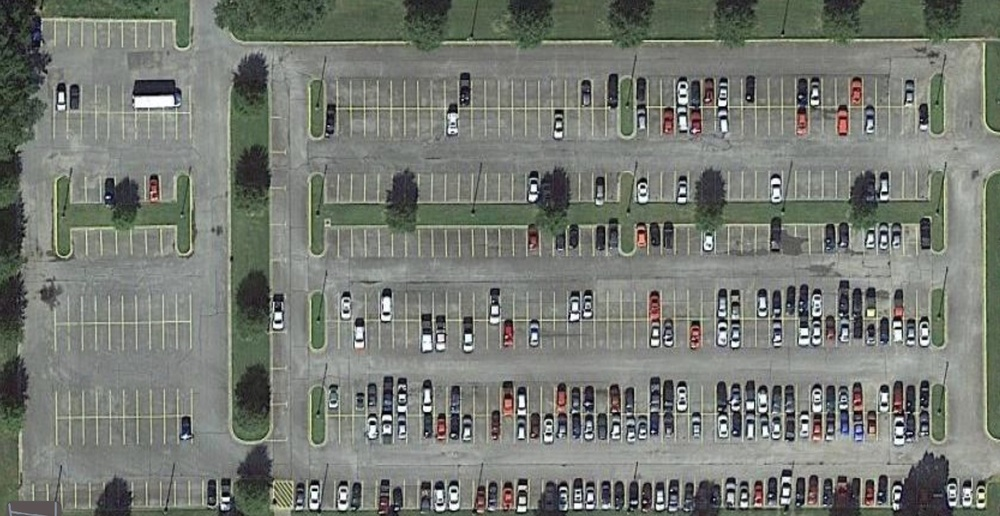
//> input picture images/parking02.jpg, 1000 x 516 px, shrunk from 1592 x 822 before the run
$ ./main   (built with g++ and OpenCV 4)
//> lines starting //> are read from the running program, lines starting //| are printed output that depends on the picture; after the words box and inside, x2 and y2 are one past the last pixel; in counts of white or black regions, pixels touching at a corner belong together
#include <opencv2/core/core.hpp>
#include <opencv2/highgui/highgui.hpp>
#include <opencv2/imgproc/imgproc.hpp>
#include <iostream>
#include <opencv2/opencv.hpp>

using namespace cv;
using namespace std;


int checkColorsInRectangle(Mat& image, const Rect& rect, int rect_count) {
    // Define the color ranges to check for gray
    Scalar lower_color(0, 0, 110);   // Lower bound for gray (hue, saturation, value)
    Scalar upper_color(180, 30, 170); // Upper bound for gray

    // Create a mask for the area within the rectangle
    Mat roi = image(rect);

    // Convert the ROI to HSV for better color detection
    Mat hsv_roi;
    cvtColor(roi, hsv_roi, COLOR_BGR2HSV);

    // Threshold the HSV image to get only the desired colors
    Mat mask;
    inRange(hsv_roi, lower_color, upper_color, mask);

    int blue_pixel_count = 0;

    // Check if there are any pixels of the desired color
    if (countNonZero(mask) > 0) {

        // Change the detected gray pixels to blue in the original image
        for (int y = 0; y < roi.rows; ++y) {
            for (int x = 0; x < roi.cols; ++x) {
                if (mask.at<uchar>(y, x) > 0) {
                    blue_pixel_count++;
                    //image.at<Vec3b>(rect.y + y, rect.x + x) = Vec3b(255, 0, 0); // Set to blue (BGR format)
                }
            }
        }

        cout << "Color found in rectangle at: " << rect_count << endl;
        cout << "Pixels detected: " << blue_pixel_count << endl;
        return blue_pixel_count;

    }
    else {
        cout << "No desired color found in rectangle at: " << rect << endl;
        return 0;
    }
}

int checkShadows(Mat& image, const Rect& rect, int rect_count) {
    // Define the color ranges to check for gray
    Scalar lower_color(115, 20, 40);   // Lower bound for gray
    Scalar upper_color(160, 60, 75); // Upper bound for gray

    // Create a mask for the area within the rectangle
    Mat roi = image(rect);

    // Convert the ROI to HSV for better color detection
    Mat hsv_roi;
    cvtColor(roi, hsv_roi, COLOR_BGR2HSV);

    // Threshold the HSV image to get only the desired colors
    Mat mask;
    inRange(hsv_roi, lower_color, upper_color, mask);

    int gray_pixel_count = 0;

    // Check if there are any pixels of the desired color
    if (countNonZero(mask) > 0) {
        // Change the detected gray pixels to blue in the original image
        for (int y = 0; y < roi.rows; ++y) {
            for (int x = 0; x < roi.cols; ++x) {
                if (mask.at<uchar>(y, x) > 0) {
                    gray_pixel_count++;
                    // [6 lines of commented-out code are left out]
                }
            }
        }

        cout << "Gray color found in rectangle at: " << rect_count << endl;
        cout << "Shadow Pixels detected: " << gray_pixel_count << endl;
        return gray_pixel_count;

    }
    else {
        cout << "No gray color found in rectangle at: " << rect << endl;
        return 0;
    }
}


void detectAndDrawRectangles(Mat& image, const Mat& mask) {
    // Convert mask to grayscale
    Mat gray_mask;
    if (mask.channels() > 1) {
        cvtColor(mask, gray_mask, COLOR_BGR2GRAY);
    }
    else {
        gray_mask = mask;
    }

    // Apply binary threshold
    Mat binary;
    threshold(gray_mask, binary, 240, 255, THRESH_BINARY);

    // Find contours
    vector<vector<Point>> contours;
    vector<Vec4i> hierarchy;
    findContours(binary, contours, hierarchy, RETR_EXTERNAL, CHAIN_APPROX_SIMPLE);

    if (contours.empty()) {
        cout << "No contours found" << endl;
        return;
    }

    int rect_count = 0;

    // Draw rectangles around each contour on the original image
    for (const auto& contour : contours) {
        if (contour.size() >= 3) {  // Ensure there are enough points to create a bounding rect
            Rect bounding_rect = boundingRect(contour);
            rect_count++;

            int color_count = checkColorsInRectangle(image, bounding_rect, rect_count);

            if (color_count > 360)
            {
                // rectangle(image, bounding_rect, Scalar(0, 255, 0), 1); // Green color
            }
            else if (color_count < 360)
            {
                rectangle(image, bounding_rect, Scalar(0, 0, 255), 1); // Red color
                if (checkShadows(image, bounding_rect, rect_count) >= 175)
                {
                    rectangle(image, bounding_rect, Scalar(0, 255, 255), 2); // Yellow color
                }
            }

            // Add the rectangle count as text on the image
            string count_text = to_string(rect_count);
            putText(image, count_text, Point(bounding_rect.x + 3, bounding_rect.y - 6), FONT_HERSHEY_SIMPLEX, 0.3, Scalar(255, 255, 255), 1);
        }
    }

    imshow("Detected Rectangles", image);
    waitKey(0);
}

int main() {
    string image_path = "images/parking02.jpg"; // Change to the original image path
    string mask_path = "images/mask02.jpg"; // Path to the mask image

    Mat image = imread(image_path, IMREAD_COLOR);
//> image is the input picture: 516 rows x 1000 cols, CV_8UC3; mean B, G, R 114.7, 121.9, 117.9
    Mat mask = imread(mask_path, IMREAD_COLOR);
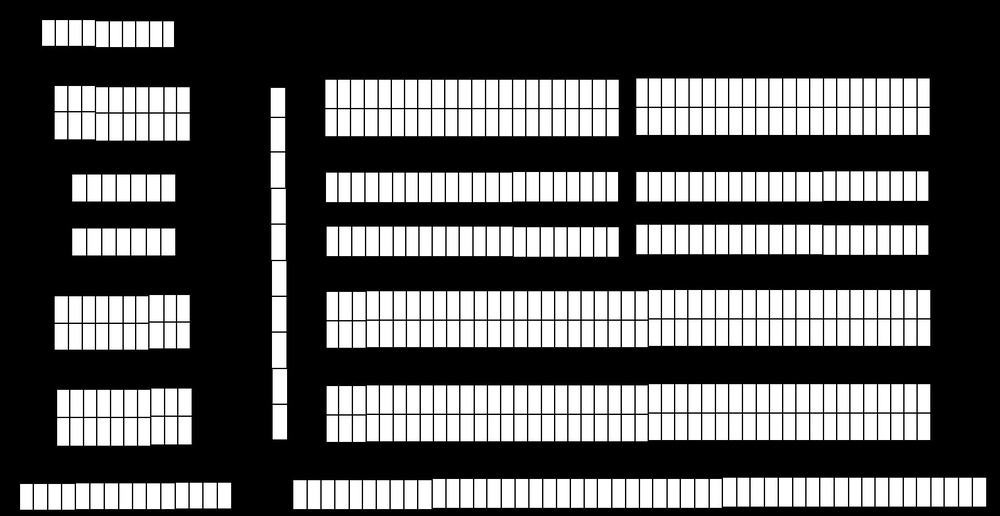
//> input picture images/mask02.jpg, 1000 x 516 px, shrunk from 1592 x 822 before the run
//> mask is the input picture: 516 rows x 1000 cols, CV_8UC3; min 0, max 255, mean 86.6

    if (image.empty() || mask.empty()) {
        cout << "Could not open or find the image or mask" << endl;
        return -1;
    }

    // Ensure the mask is the same size as the image
    if (image.size() != mask.size()) {
        cout << "Image and mask sizes do not match" << endl;
        return -1;
    }

    // Detect and draw rectangles
    detectAndDrawRectangles(image, mask);
//> in detectAndDrawRectangles, `threshold(gray_mask, binary, 240, 255, THRESH_BINARY);`:
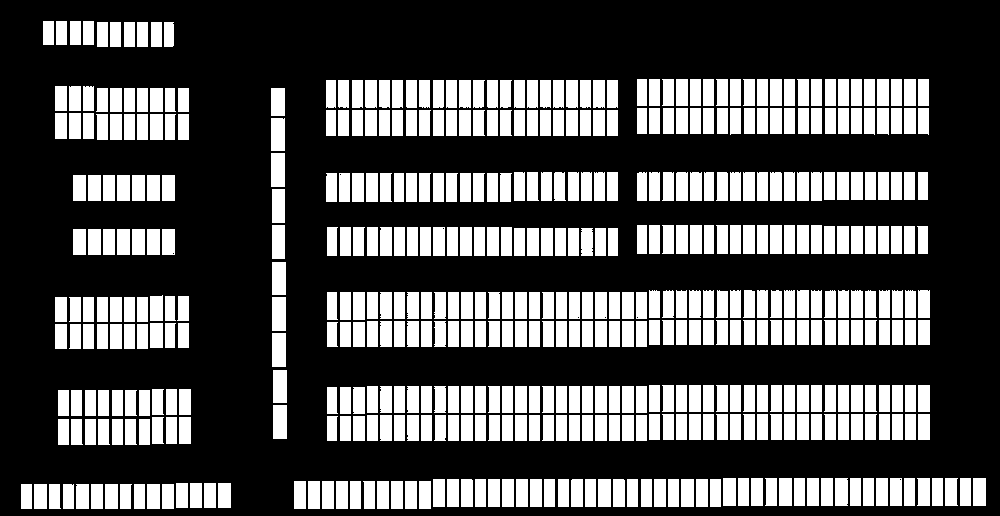
//> binary: 516 rows x 1000 cols, CV_8UC1; 30.6% white; 515 white regions
//> in detectAndDrawRectangles, `findContours(binary, contours, hierarchy, RETR_EXTERNAL, CHAIN_APPROX_..`: contours = 515 contours; largest, box (x1, y1, x2, y2) and area: (273, 405, 287, 439) 429, (272, 333, 286, 367) 429, (272, 297, 286, 331) 429, (271, 153, 285, 187) 429, (273, 370, 287, 403) 416
//> the loop in detectAndDrawRectangles, `for (const auto& contour : contours)` made 515 passes
//> (contour, bounding_rect, color_count, count_text) on passes 10 to 11: (4 Points (x, y): [34, 484], [34, 508], [46, 508], [46, 484], Rect(34, 484, 13, 25), 165, "10"), (4 Points (x, y): [21, 484], [21, 508], [31, 508], [31, 484], Rect(21, 484, 11, 25), 175, "11")
//> (bounding_rect, color_count, count_text) on passes 1 to 6: (Rect(162, 484, 12, 25), 165, '1'), (Rect(147, 484, 13, 25), 230, '2'), (Rect(134, 484, 11, 25), 181, '3'), (Rect(120, 484, 12, 25), 19, '4'), (Rect(105, 484, 13, 25), 0, '5'), (Rect(91, 484, 12, 25), 125, '6')
//| Color found in rectangle at: 1
//| Pixels detected: 165
//| No gray color found in rectangle at: [12 x 25 from (162, 484)]
//| Color found in rectangle at: 2
//> (the first 4 of 26 printed lines)
//> (output is shown up to pass 8 of 515)
//> after the loop in detectAndDrawRectangles, `for (const auto& contour : contours)`:
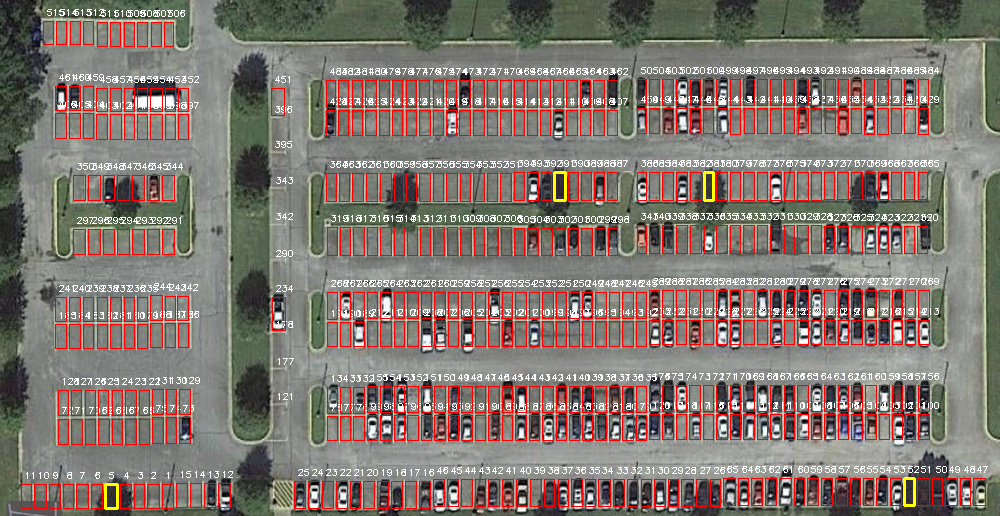
//> image: 516 rows x 1000 cols, CV_8UC3; mean B, G, R 111.3, 118.3, 132.7
//> after the loop in detectAndDrawRectangles, `for (const auto& contour : contours)`: rect_count = 515

    return 0;
}
